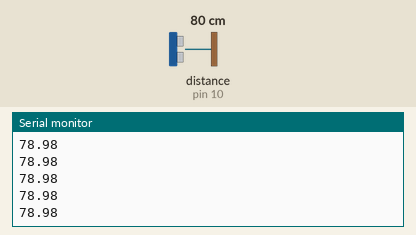
Bench run of a sketch on a simulated Arduino Uno, built with avr-gcc and run on an emulated ATmega328P. Parts: the last lines printed to the serial monitor. Wiring (inferred from the names in the program): ultrasonic range finder: trigger pin 9; echo pin 10. Inputs (shaded band) come from the test bench; at power-on: distance to the obstacle (sensor on pin 10) 80 cm. The echo pulse lasts 58.3 µs per cm.

Above: at 1.2 s.
1.3 s: distance to the obstacle (sensor on pin 10) set to 2 cm
At 2.1 s:
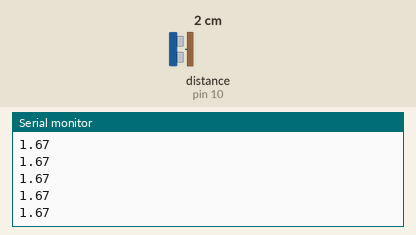
2.8 s: distance to the obstacle (sensor on pin 10) set to 4 cm
At 3.3 s:
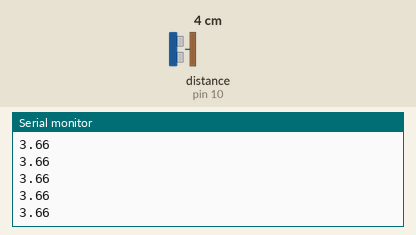
Timing chart, 0 to 5.8 s (numbered marks = the images above; inputs shaded):
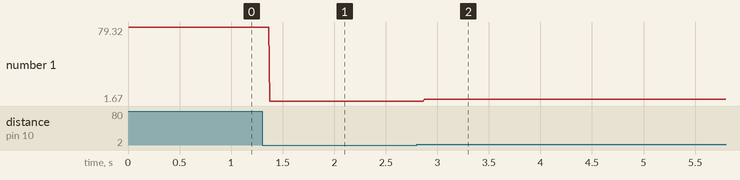

The sketch:

HCSR04.ino
```cpp
const int trigPin = 9;
const int echoPin = 10;

float duration;
float distance;

void setup(){
  pinMode(trigPin, OUTPUT);
  pinMode(echoPin, INPUT);
  Serial.begin(9600);

}


void loop() {
// Clear the trig pin
digitalWrite(trigPin, LOW);
delayMicroseconds(2);


// Send out a soundwave for 10 microseconds, then turn back off
digitalWrite(trigPin, HIGH);
delayMicroseconds(10);
digitalWrite(trigPin, LOW);

// Read the duration of the soundwave
duration = pulseIn(echoPin, HIGH);


// Convert time to distance, and display on monitor
distance = duration * 0.034/2;

Serial.println(distance);


}
```

Measured:
- after the input at 1.3 s, the serial monitor: prints a new line after 0.07 s (image 1)
- after the input at 2.8 s, the serial monitor: prints a new line after 0.07 s (image 2)
- plotted number 1: 78.98 → 1.67 after the input at 1.3 s, 1.67 → 3.6 after the input at 2.8 s
